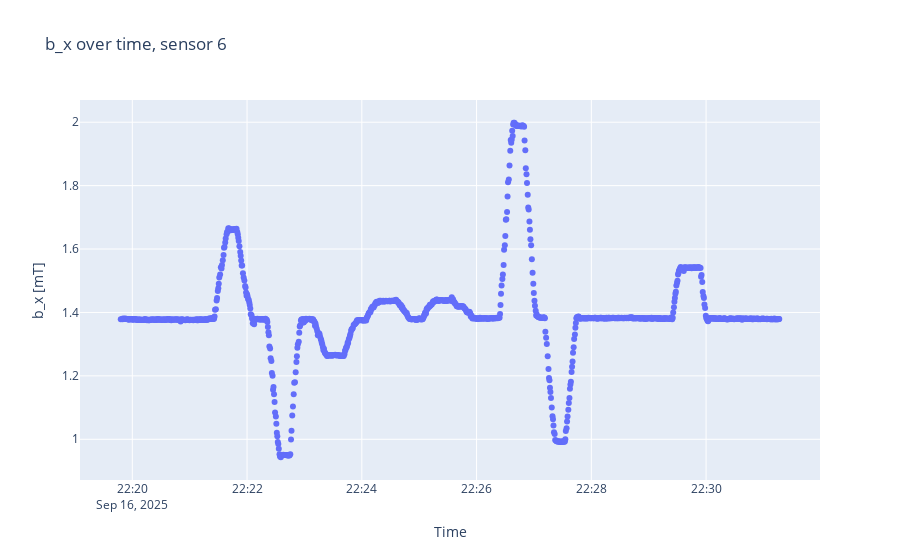
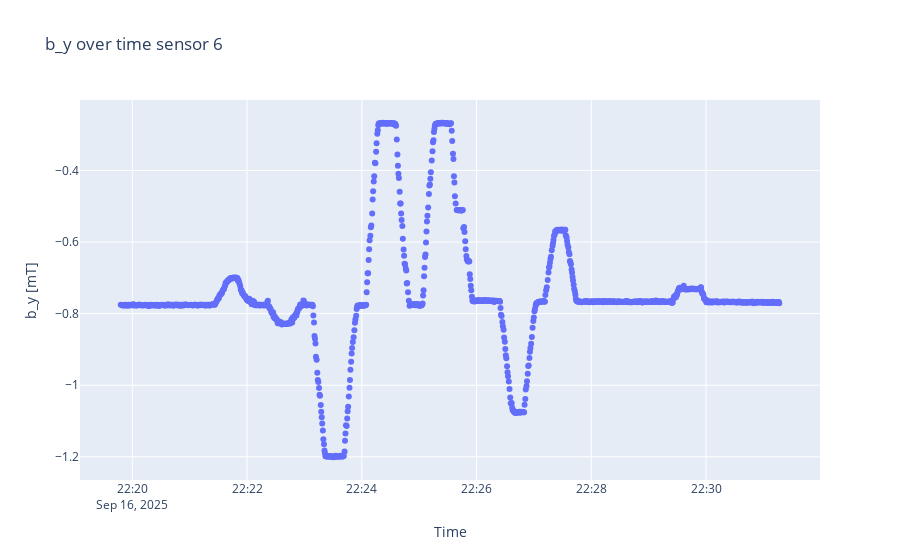
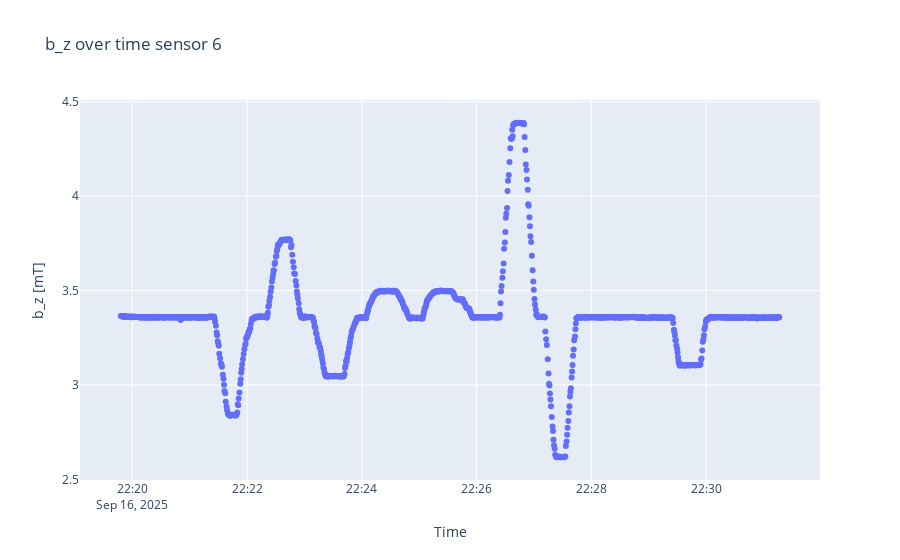

The code cell stored with these charts, in order, in its notebook:
### Code cell
sensorplots(B2, timestamps2, 6)

### Figure 1 — Plotly figure (JSON) as saved in the notebook; plotly's stock layout.template omitted (floating-point values rounded to 4 significant figures; data arrays with more than 128 entries replaced by an {"elided": "..."} marker saying what was removed)
{"data": [{"mode": "markers", "type": "scatter", "x": {"elided": "1139 str values"}, "y": {"elided": "1139 float values"}}], "layout": {"title": {"text": "b_x over time, sensor 6"}, "xaxis": {"title": {"text": "Time"}}, "yaxis": {"scaleanchor": "y", "title": {"text": "b_x [mT]"}}}}

### Figure 2 — Plotly figure (JSON) as saved in the notebook; plotly's stock layout.template omitted (floating-point values rounded to 4 significant figures; data arrays with more than 128 entries replaced by an {"elided": "..."} marker saying what was removed)
{"data": [{"mode": "markers", "type": "scatter", "x": {"elided": "1139 str values"}, "y": {"elided": "1139 float values"}}], "layout": {"title": {"text": "b_y over time sensor 6"}, "xaxis": {"title": {"text": "Time"}}, "yaxis": {"scaleanchor": "y", "title": {"text": "b_y [mT]"}}}}

### Figure 3 — Plotly figure (JSON) as saved in the notebook; plotly's stock layout.template omitted (floating-point values rounded to 4 significant figures; data arrays with more than 128 entries replaced by an {"elided": "..."} marker saying what was removed)
{"data": [{"mode": "markers", "type": "scatter", "x": {"elided": "1139 str values"}, "y": {"elided": "1139 float values"}}], "layout": {"title": {"text": "b_z over time sensor 6"}, "xaxis": {"title": {"text": "Time"}}, "yaxis": {"scaleanchor": "y", "title": {"text": "b_z [mT]"}}}}
